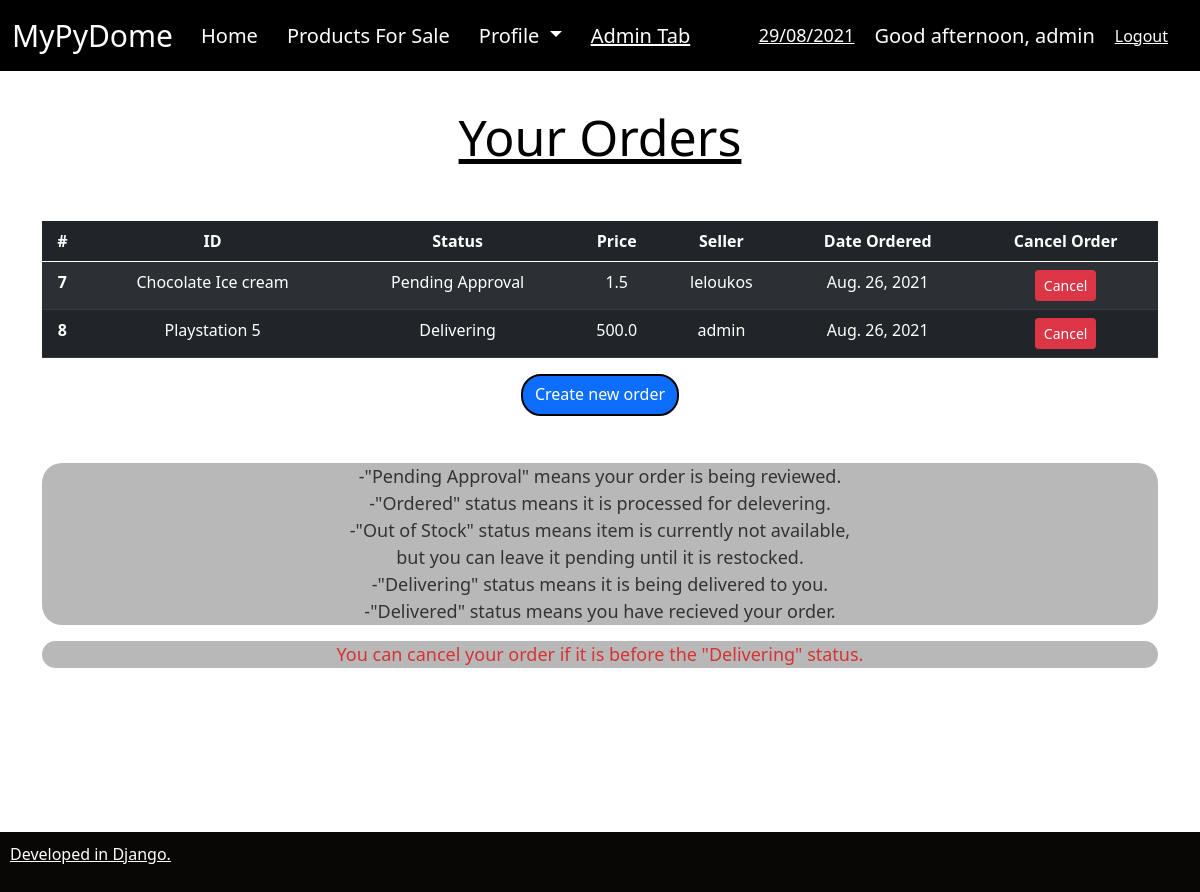
The page /products/orders/ (signed in) on the database its author committed.
### products/models.py (models this page shows, shortened)
class Order(models.Model):
    STATUS=(
            ('Pending Approval', 'Pending Approval'),
            ('Out of Stock', 'Out of Stock'),
            ('Ordered', 'Ordered'),
            ('Delivering', 'Delivering'),
            ('Delivered', 'Delivered')
    )
    customer = models.ForeignKey(User, null=True, on_delete=models.SET_NULL)
    wishlist_item = models.ForeignKey(Wishlist, null=True, on_delete=models.CASCADE)
    date_created = models.DateTimeField(auto_now_add=True, null=True)
    status = models.CharField(max_length=200, default='Pending Approval', choices=STATUS)

class Wishlist(models.Model):
    CATEGORY = (
        ('Groceries', 'Groceries'),
        ('Food', 'Food'),
        ('Clothing-Apparel', 'Clothing-Apparel'),
        ('Household', 'Household'),
        ('Appliances', 'Appliances'),
        ('Electronics', 'Electronics'),
        ('Gaming', 'Gaming'),
        ('Computer Parts', 'Computer Parts'),
    )
    name = models.CharField(max_length=200, null=True)
    price = models.FloatField(null=True)
    stock = models.IntegerField(null=True)
    category = models.CharField(max_length=200, null=True, choices=CATEGORY)
    description = models.CharField(max_length=200, null=True)
    date_created = models.DateTimeField(auto_now_add=True, null=True)
    creator = models.ForeignKey(settings.AUTH_USER_MODEL, null=True, on_delete=models.SET_NULL)
    def __str__(self):
        return self.name

### products/views.py (the view)
# urls.py: path('orders/', views.orders_index, name='orders'),
@login_required(login_url='accounts')     #an den exw kane login de mporw na mpw
def orders_index(request):                #
    orders = Order.objects.all()
    myFilter = OrderFilter()   # gia search
    context = {'orders': orders, 'myFilter': myFilter}
    return render(request, 'order.html', context)

### products/templates/order.html
{% extends 'base.html' %}
{% block content %}
<div class="container">
<H1 align="center" style="font-size: 50px; color:rgb(0, 0, 0); text-decoration: underline;">
    Your Orders
  </H1>
<H2>&nbsp;
</H2>
<table style='text-align: center;' class="table table-dark table-striped">
    <thead>
        <tr>
          <th scope="col">#</th>
          <th scope="col">ID</th>
          <th scope="col">Status</th>
          <th scope="col">Price</th>
          <th scope="col">Seller</th>
          <th scope="col">Date Ordered</th>
          <th scope="col">Cancel Order</th>
        </tr>
      </thead>
      <tbody>
        {% for item in orders %}
        {% if request.user.id == item.customer_id  %}
        <tr>
          <th scope="row">{{ item.id }}</th>
            <td>{{ item.wishlist_item }}</td>
            <td>{{ item.status }}</td>
            <td>{{ item.wishlist_item.price }}</td>
            <td>{{ item.wishlist_item.creator }}</td>
            <td>{{ item.date_created.date }}</td>
            {% if item.status == "Pending Approval" or item.status == "Out of Stock" or item.status == "Ordered" or item.status == "Delivered"%}
            <td>
              <a class="btn btn-sm btn-danger" href="{% url 'delete_order' item.id %}">Cancel</a>
            </td>
            {% endif %}
            {% if item.status == "Delivering" %}
            <td>
              <button class="btn btn-sm btn-danger" onclick="alert('Unable to cancel at this Stage.')">Cancel</button>
            </td>
            {% endif %}
        </tr>
        {% endif %}
        {% endfor %}
      </tbody>
</table>
<div align="center">
  <a class="btn btn-primary" style ="height: 42px;  border-radius: 20px; border: 2px solid #000000;" href="/products/create_order" class="btn btn-primary" type="button">Create new order</a>
</div>
<H2>&nbsp;
</H2>
<div  align="center" style='opacity:0.8; border-radius: 20px; background-color:rgb(167, 167, 167)'>
  <p style ="width:100%; font-size:18px; color:rgb(0, 0, 0)">
  -"Pending Approval" means your order is being reviewed.
  <br>-"Ordered" status means it is processed for delevering.
  <br>-"Out of Stock" status means item is currently not available,
  <br>but you can leave it pending until it is restocked.
  <br>-"Delivering" status means it is being delivered to you.
  <br>-"Delivered" status means you have recieved your order.
  </p>
</div>
<div  align="center" style='opacity:0.8; border-radius: 20px; background-color:rgb(167, 167, 167)'>
  <p style ="width:100%; font-size:18px; color:rgb(206, 0, 0)">
  You can cancel your order if it is before the "Delivering" status.
  </p>
</div>
</div>
{% endblock %}

### templates/navbar.html (shortened to what this page needs)
<nav style = 'position: fixed; width:100%;' class="navbar navbar-expand-lg navbar-dark bg-black" >
    <div class="container-fluid">
      <a style="font-size: 30px; margin-right: 20px; color:white" class="navbar-brand" href="/../home">MyPyDome</a>
      <div class="collapse navbar-collapse" id="navbarSupportedContent">
        <ul class="navbar-nav me-auto mb-2 mb-lg-0">
          <li class="nav-item">
            <a style="font-size: 20px; margin-right: 13px; color:white" class="nav-link active" aria-current="page" href="/../home">Home</a>
          </li>
          {% if request.user.is_staff == 0  or request.user.is_superuser == 1 %}
            <li>
              <a style="font-size: 20px; margin-right: 13px; color:white" class="nav-link active" aria-current="page"  href="/products/products/">Products For Sale</a>
            </li>
          {% endif %}
          <li class="nav-item dropdown">
            <a style="font-size: 20px; margin-right: 13px; color:rgb(253, 253, 253)" class="nav-link dropdown-toggle" href="#" id="navbarDropdown" role="button" data-bs-toggle="dropdown" aria-expanded="false">
              Profile
            </a>
          </li>
          {% if request.user.username == 'admin'  %}
          <li class="nav-item">
            <a style = "text-decoration: underline; color:white; font-size: 20px;"class="nav-link" href="/admin" tabindex="-1">Admin Tab</a>
          </li>
          {% endif %}
        </ul>
        <span style="text-decoration:underline; font-size: 18px; margin-right: 20px; color:white" id="datetime"></span>
        <span style="font-size: 20px; color:white" id="greet"></span>
        <span style="font-size: 20px; margin-right: 20px; color:white">, {{request.user}}</span>
        <span><a style="margin-right: 20px; color:white" href="/accounts/logout">Logout</a></span>
      </div>
    </div>
  </nav>

### rows shown on the page
Order: id "7", wishlist_item "Chocolate Ice cream", status "Pending Approval", wishlist_item.price "1.5", wishlist_item.creator "leloukos", date_created "Aug. 26, 2021", shows "Cancel"
Order: id "8", wishlist_item "Playstation 5", status "Delivering", wishlist_item.price "500.0", wishlist_item.creator "admin", date_created "Aug. 26, 2021", shows "Cancel"

### other values the page prints
{{ request.user }} "admin"
